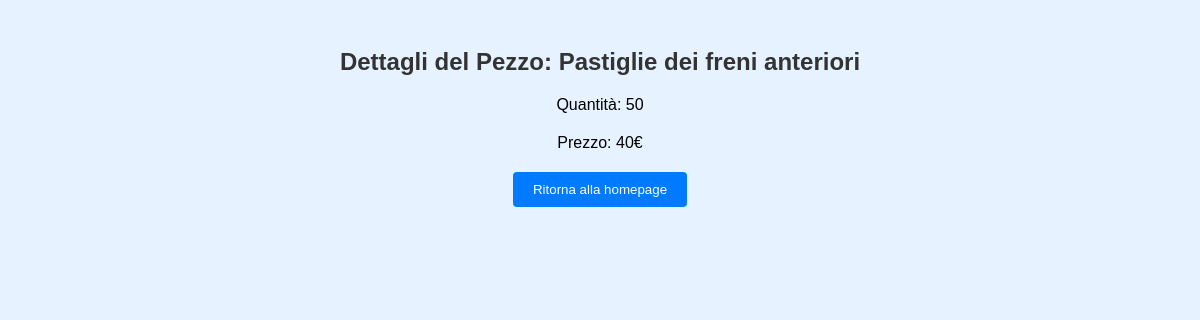
Page /pagina_pezzi.php?pezzo=Pastiglie dei freni anteriori on the committed database.
### tables this page shows
CREATE TABLE `pezzidiricambio` (
  `id_pezzo` int(3) NOT NULL,
  `descPezzo` varchar(30) NOT NULL,
  `costoPezzo` int(2) NOT NULL,
  `quantita` int(2) NOT NULL
);

### pagina_pezzi.php (the view, shortened to what this page needs)
<!DOCTYPE html>
<html>
<head>
</head>
<body>
<?php
if(isset($_GET['pezzo'])) {
    $servername = "localhost";
    $username = "root";
    $password = "";
    $dbname = "delregno2014";
    $conn = new mysqli($servername, $username, $password, $dbname);
    $pezzo_selezionato = $_GET['pezzo'];
    $sql = "SELECT * FROM pezzidiricambio WHERE descPezzo = '$pezzo_selezionato'";
    $result = $conn->query($sql);
    if ($result->num_rows > 0) {
        $row = $result->fetch_assoc();
        echo "<h2>Dettagli del Pezzo: " . $row['descPezzo'] . "</h2>";
        echo "<p>Quantità: " . $row['quantita'] . "</p>";
        echo "<p>Prezzo: " . $row['costoPezzo'] . "€</p>";
    } else {
        echo "Nessun dettaglio trovato per il pezzo selezionato.";
    }
} else {
    echo "Nessun pezzo selezionato.";
}
?>
<button onclick="window.location.href = 'DelRegnoHomePage.html';">Ritorna alla homepage</button>
</body>
</html>

### pagina_pezzi.php (style rules this page uses)
body { font-family: Arial, sans-serif; text-align: center; background-color: #e6f2ff; padding: 20px; }
h2 { color: #333; }
p { margin-bottom: 20px; }
button { padding: 10px 20px; border: none; border-radius: 4px; background-color: #007bff; color: #fff; cursor: pointer; transition: background-color 0.3s ease; }

### rows in the picture
pezzidiricambio: descPezzo "Pastiglie dei freni anteriori", quantita "50", costoPezzo "40"
